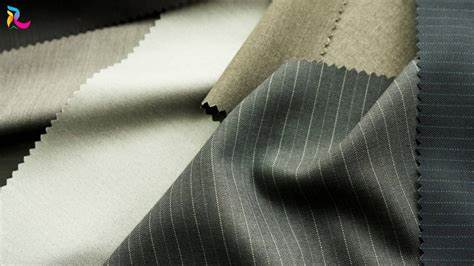
#> input picture samples/OIP.jpg, 474 x 266 px
$ python -i image_processing.py   (imports and definitions only)   (older library calls are emulated)
#> lines starting #> are read from the running program, lines starting #| are printed output that depends on the picture; after the words box and inside, x2 and y2 are one past the last pixel; in counts of white or black regions, pixels touching at a corner belong together
import cv2
import numpy as np
from skimage import feature
import matplotlib

# [1 line not run here, left out]
import matplotlib.pyplot as plt
from PIL import Image
from io import BytesIO
import os

# ============================================================================
# UTILITY FUNCTIONS - Color Space Conversions (Manual Implementation)
# ============================================================================


def rgb_to_gray(img_rgb):
    """Manual RGB to Grayscale conversion (PERSIS seperti referensi A3)"""
    H, W = img_rgb.shape[:2]
    gray = np.zeros((H, W), np.uint8)
    for i in range(H):
        for j in range(W):
            gray[i, j] = np.clip(
                0.299 * img_rgb[i, j, 0]
                + 0.587 * img_rgb[i, j, 1]
                + 0.114 * img_rgb[i, j, 2],
                0,
                255,
            )
    return gray


# [87 lines left out: functions rgb_to_hsv, hsv_to_rgb, not called in this run]


# ============================================================================
# IMAGE QUALITY ANALYSIS - Enhanced untuk kondisi database kompleks
# ============================================================================


def analyze_image_quality(img_rgb):
    """Enhanced analysis untuk kondisi database yang kompleks"""
    # RGB to Gray conversion
    img_gray = rgb_to_gray(img_rgb)
    analysis = {}

    # hitung rata-rata kecerahan gambar
    brightness = np.mean(img_gray)
    analysis["brightness"] = brightness
    analysis["is_dark"] = brightness < 80
    analysis["is_bright"] = brightness > 180

    # Hitung kontras gambar (standar deviasi)
    contrast = img_gray.std()
    analysis["contrast"] = contrast
    analysis["is_low_contrast"] = contrast < 30

    # Deteksi blur menggunakan varian Laplacian
    blur_score = cv2.Laplacian(img_gray, cv2.CV_64F).var()
    analysis["blur_score"] = blur_score
    analysis["is_blurry"] = blur_score < 100

    # Deteksi noise: selisih antara median blur dan gambar asli
    noise_level = np.std(cv2.medianBlur(img_gray, 5) - img_gray)
    analysis["noise_level"] = noise_level
    analysis["is_noisy"] = noise_level > 15

    # Hitung edge density menggunakan operator Canny
    edges = cv2.Canny(img_gray, 50, 150)
    edge_density = np.sum(edges > 0) / edges.size
    analysis["edge_density"] = edge_density

    # Deteksi kondisi khusus berdasarkan threshold pada metrik
    analysis["is_underwater"] = brightness < 100 and contrast < 25
    analysis["is_reflective"] = brightness > 150 and contrast < 30
    analysis["has_debris"] = edge_density > 0.15
    analysis["is_faded"] = brightness > 130 and contrast < 40
    analysis["is_transparent"] = brightness > 200 and contrast < 20

    return analysis


# ============================================================================
# 8 METODE PREPROCESSING
# ============================================================================


# [63 lines left out: functions manual_brightness_adjustment, manual_contrast_enhancement, manual_contrast_stretching, manual_histogram_equalization, not called in this run]


def apply_median_filter_manual(img_gray):
    """METODE 5: Manual median filter 7x7 (PERSIS referensi D5)"""
    hasil = img_gray.copy()
    h, w = img_gray.shape

    # Iterasi setiap piksel gambar, kecuali tepi (karena window 7x7)
    for i in range(3, h - 3):
        for j in range(3, w - 3):
            # Ambil semua 49 tetangga dalam window 7x7 di sekitar piksel (i, j)
            neighbors = [
                img_gray[i + k, j + l] for k in range(-3, 4) for l in range(-3, 4)
            ]
            # Urutkan nilai tetangga untuk mencari median
            neighbors.sort()
            # Median adalah elemen ke-24 (indeks 24 dari 0-48)
            hasil[i, j] = neighbors[24]  # median dari 49 elemen

    return hasil


def manual_convolution_2d(X, F):
    """Manual 2D convolution (PERSIS referensi D1)"""
    X_height, X_width = X.shape
    F_height, F_width = F.shape

    out_height = X_height - F_height + 1
    out_width = X_width - F_width + 1

    out = np.zeros((out_height, out_width))

    for i in range(out_height):
        for j in range(out_width):
            out[i, j] = np.sum(X[i : i + F_height, j : j + F_width] * F)

    return out


def apply_gaussian_filter_manual(img_gray):
    """METODE 6: Manual Gaussian filter 5x5 (PERSIS referensi D3)"""
    # Gaussian filter dengan kernel 5x5
    kernel = (1.0 / 345) * np.array(
        [
            [1, 5, 7, 5, 1],
            [5, 20, 33, 20, 5],
            [7, 33, 55, 33, 7],
            [5, 20, 33, 20, 5],
            [1, 5, 7, 5, 1],
        ],
        dtype=np.float32,
    )

    hasil = manual_convolution_2d(img_gray.astype(np.float32), kernel)
    hasil = np.clip(hasil, 0, 255).astype(np.uint8)

    return hasil


# [32 lines left out: functions apply_morphological_opening, apply_sharpening_laplace, not called in this run]


# ============================================================================
# ADAPTIVE PREPROCESSING UNTUK DATABASE KOMPLEKS
# ============================================================================


def adaptive_preprocessing(img_rgb, analysis):
    """Adaptive preprocessing berdasarkan kondisi image"""

    img_gray = rgb_to_gray(img_rgb)

    preprocessing_steps = []
    current_img = img_gray.copy()

    # Step 1: Reduksi noise jika gambar terdeteksi noisy atau terdapat debris
    if analysis.get("is_noisy", False) or analysis.get("has_debris", False):
        print("     [P01] Applying median filter for noise/debris reduction...")
        current_img = apply_median_filter_manual(current_img)
        preprocessing_steps.append(("median_filter", current_img.copy()))

    # Step 2: Penyesuaian kecerahan jika gambar terlalu gelap
    if analysis.get("is_dark", False):
        print("     [P02] Brightening dark image...")
        current_img = manual_brightness_adjustment(current_img, brightness=50)
        preprocessing_steps.append(("brightness_adjustment", current_img.copy()))

    # Step 3: Peningkatan kontras jika gambar memiliki kontras rendah
    if analysis.get("is_low_contrast", False):
        print("     [P03] Enhancing contrast...")
        current_img = manual_contrast_enhancement(current_img, contrast=1.5)
        preprocessing_steps.append(("contrast_enhancement", current_img.copy()))

    # Step 4: Kontras stretching untuk memperluas rentang intensitas
    if analysis.get("is_faded", False) or analysis.get("is_underwater", False):
        print("     [P04] Applying contrast stretching...")
        current_img = manual_contrast_stretching(current_img)
        preprocessing_steps.append(("contrast_stretching", current_img.copy()))

    # Step 5: Histogram equalization untuk kondisi gambar keruh/underwater
    if analysis.get("is_underwater", False):
        print("     [P05] Applying histogram equalization for underwater conditions...")
        current_img = manual_histogram_equalization(current_img)
        preprocessing_steps.append(("histogram_equalization", current_img.copy()))

    # Step 6: Gaussian filter untuk smoothing jika gambar noisy
    if analysis.get("is_noisy", False):
        print("     [P06] Applying Gaussian smoothing...")
        current_img = apply_gaussian_filter_manual(current_img)
        preprocessing_steps.append(("gaussian_filter", current_img.copy()))

    # Step 7: Morphological opening untuk menghilangkan debris pada gambar
    if analysis.get("has_debris", False):
        print("     [P07] Applying morphological opening for debris...")
        current_img = apply_morphological_opening(current_img)
        preprocessing_steps.append(("morphological_opening", current_img.copy()))

    # Step 8: Penajaman gambar menggunakan Laplacian jika gambar blur atau underwater
    if analysis.get("is_blurry", False) or analysis.get("is_underwater", False):
        print("     [P08] Applying Laplacian sharpening...")
        current_img = apply_sharpening_laplace(current_img)
        preprocessing_steps.append(("laplacian_sharpening", current_img.copy()))

    final_rgb = cv2.cvtColor(current_img, cv2.COLOR_GRAY2RGB)

    return final_rgb, preprocessing_steps


# ============================================================================
# FEATURE EXTRACTION METHODS - 3 METODE SESUAI KETENTUAN
# ============================================================================


# [431 lines left out: functions extract_color_features, create_simple_grayscale_visualization, extract_texture_features, create_texture_visualization, extract_shape_features, create_shape_identification_visualization, not called in this run]


def apply_preprocessing_pipeline(img_rgb):
    """Apply complete preprocessing pipeline dengan 8 metode"""

    # Analisis kualitas gambar
    analysis = analyze_image_quality(img_rgb)

    # preprocessing adaptif berdasarkan hasil analisis
    preprocessed_img, preprocessing_steps = adaptive_preprocessing(img_rgb, analysis)

    return preprocessed_img, preprocessing_steps, analysis

>>> import cv2
>>> picture = cv2.cvtColor(cv2.imread('samples/OIP.jpg'), cv2.COLOR_BGR2RGB)
>>> result = apply_preprocessing_pipeline(picture)
#> after the loop in rgb_to_gray, `for i in range(H):`:
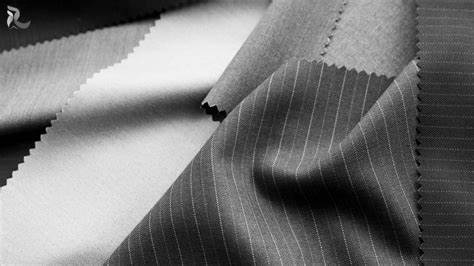
#> gray: shape (266, 474); min 0, max 251, mean 117
#> in analyze_image_quality, `brightness = np.mean(img_gray)`: brightness = 117
#> in analyze_image_quality, `contrast = img_gray.std()`: contrast = 70.39
#> in analyze_image_quality, `blur_score = cv2.Laplacian(img_gray, cv2.CV_64F).var()`: blur_score = 775.3
#> in analyze_image_quality, `noise_level = np.std(cv2.medianBlur(img_gray, 5) - img_gray)`: noise_level = 120.7
#> in analyze_image_quality, `edges = cv2.Canny(img_gray, 50, 150)`:
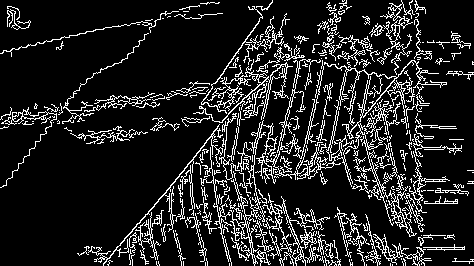
#> edges: shape (266, 474); 13.4% white in thin lines or dots
#> in analyze_image_quality, `edge_density = np.sum(edges > 0) / edges.size`: edge_density = 0.134
#> in apply_preprocessing_pipeline, `analysis = analyze_image_quality(img_rgb)`: analysis = 15 items
#> after the loop in apply_median_filter_manual, `for i in range(3, h - 3):`:
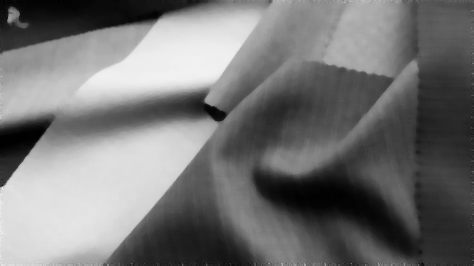
#> hasil: shape (266, 474); min 0, max 241, mean 116.5
#> in apply_preprocessing_pipeline, `preprocessed_img, preprocessing_steps = adaptive_preprocessing(img_rgb..`: preprocessing_steps = 2 items

$ run again, on samples/textile-waste-clothes-recycling-fabric-textile-resize.jpg
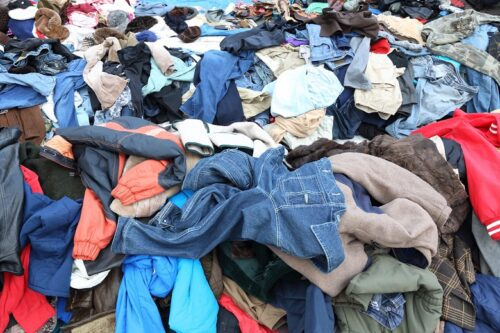
#> input picture samples/textile-waste-clothes-recycling-fabric-textile-resize.jpg, 500 x 333 px
#> brightness = 120.4
#> contrast = 63.96
#> blur_score = 1786.9
#> noise_level = 118.3
#> in analyze_image_quality, `edges = cv2.Canny(img_gray, 50, 150)`:
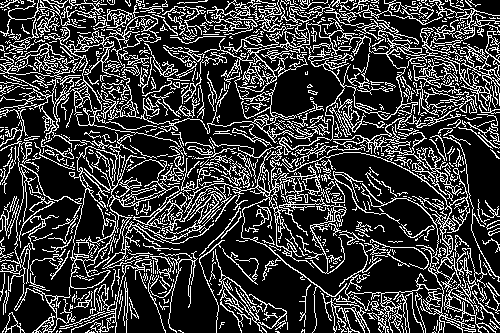
#> edges: shape (333, 500); 23.2% white in thin lines or dots
#> edge_density = 0.232
#> analysis = 15 items
#> threshold: shape (329, 496); 60.9% white; 57 black regions (13 under 20 px), largest, box (x1, y1, x2, y2) and area: (0, 0, 403, 169) 27727, (267, 150, 449, 257) 8432, (370, 0, 496, 144) 8155
#> ret = 129
#> in apply_morphological_opening, `hasil = cv2.morphologyEx(threshold, cv2.MORPH_OPEN, strel)`:
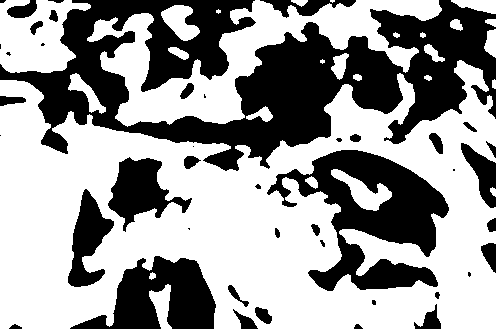
#> hasil: shape (329, 496); 60.4% white; 43 black regions (12 under 20 px), largest, box (x1, y1, x2, y2) and area: (0, 0, 496, 171) 37511, (267, 150, 449, 291) 11468, (70, 256, 216, 329) 5837
#> preprocessing_steps = 3 items
